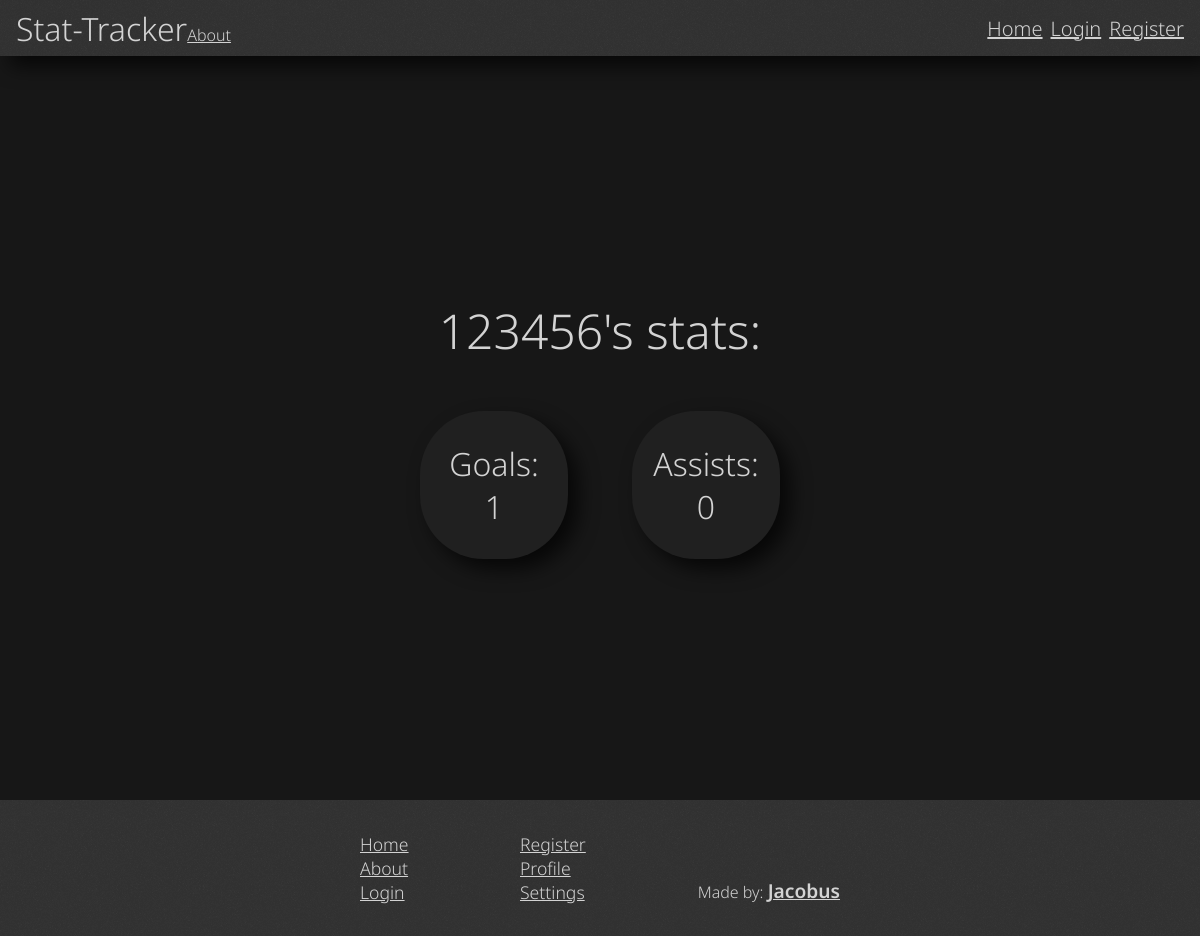
The page /pages/profile.php?user=13 on the database its author committed.
### tables this page shows
CREATE TABLE `users` (
  `id` int(11) NOT NULL,
  `name` varchar(40) NOT NULL,
  `email` varchar(255) NOT NULL,
  `password` varchar(255) NOT NULL,
  `goals` int(32) NOT NULL DEFAULT 0,
  `assists` int(32) NOT NULL DEFAULT 0,
  `login_token` varchar(255) DEFAULT NULL,
  `admin` tinyint(1) NOT NULL DEFAULT 0
);

### php/user_profile.php (called while the page is built, shortened)
<?php
class Profile {
    private $conn;
    public function __construct($id) {
        $this->conn = $conn;
        try{
            $this->setUserData($id);
        }catch(Exception $e){
            return $e->getMessage();
        }
    }
    private function setUserData($id) {
        $stmt = $this->conn->prepare("SELECT * FROM users WHERE id=?");
        $result = $stmt->execute([$id]);
        $stmt->execute([$id]);
        $data = $stmt->fetchAll(PDO::FETCH_ASSOC);
        $this->name = $data[0]["name"];
        $this->goals = $data[0]["goals"];
        $this->assists = $data[0]["assists"];
    }
}
?>

### pages/profile.php (the view, shortened to what this page needs)
<?php
    require_once "../php/user_profile.php";
    $user = new User();
    if(isset($_GET["user"])){
        $profile = new Profile($_GET["user"]);
    }
?>
<!DOCTYPE html>
<html lang="en">
<head>
    <link rel="stylesheet" href="../styles/main.css">
    <link rel="stylesheet" href="../styles/stats.css">
    <link rel="stylesheet" href="../styles/profile.css">
</head>
<body>
    <?php require_once("header.php"); ?>
    <?php if(isset($profile) && !$profile){?>
        <div class="center">
            <p>User Profile Not Found</p>
            <a href="profile.php?user=<?php echo $user->id ?>" class="button">Click here to get back to your profile</a>
        </div>
    <?php }else{ ?>
        <div class="center">
            <p><?php
                if(isset($profile)){
                    print($profile->name);
                }else{
                    print($user->name);
                }
            ?>'s stats:</p>
            <div class="stat-wrapper">
                <div class="stat-card shadow">
                    <p class="stat-card-counter-text">Goals:</p>
                    <p class="stat-card-counter-number"><?php
                        if(isset($profile)){
                            print($profile->goals);
                        }else{
                            print($user->goals);
                        }
                    ?></p>
                </div>
                <div class="stat-card shadow">
                    <p class="stat-card-counter-text">Assists:</p>
                    <p class="stat-card-counter-number"><?php
                        if(isset($profile)){
                            print($profile->assists);
                        }else{
                            print($user->assists);
                        }
                    ?></p>
                </div>
            </div>
        </div>
    <?php } ?>
    <?php require_once("footer.php"); ?>
</body>
</html>

### styles/main.css (style rules this page uses)
:root { --header-color: hsl(0, 0%, 20%); --text-color: hsl(0, 0%, 83%); --background-color: hsl(0, 0%, 9%); --accent-color-1: hsl(0, 0%, 13%); --accent-color-2: hsl(0, 0%, 19%); --font: 'Noto Sans', sans-serif; }
body, html { min-height: 100vh; padding: 0; margin: 0; color: var(--text-color); background-color: var(--background-color); font-family: var(--font); font-weight: 300; display: flex; flex-direction: column; }
body { padding-top: 3.5rem; }
p, a, h1, h2, h3, h4, h5, h6, ul { padding: 0; margin: 0; text-decoration: none; color: inherit; }
* { box-sizing: border-box; }
.center { display: flex; flex-direction: column; align-items: center; justify-content: center; margin-bottom: 5rem; }
.shadow { box-shadow: 10px 10px 20px 0px rgba(0, 0, 0, 0.7); }

### styles/stats.css (style rules this page uses)
.stat-wrapper { width: 40%; height: fit-content; display: grid; grid-template-columns: repeat(2, 1fr); grid-template-rows: repeat(2, fit-content()); column-gap: 4rem; }
.stat-card { width: 100%; aspect-ratio: 1/1; background-color: var(--accent-color-1); border-radius: 4em; font-size: 1rem; display: grid; grid-template-rows: 1fr 1fr; }
.stat-card-counter-text, .stat-card-counter-number { justify-self: center; font-size: 3em; }
.stat-card-counter-text { align-self: flex-end; }
.stat-card-counter-number { align-self: flex-start; }

### styles/profile.css (style rules this page uses)
.center { min-height: calc(100vh - 3.5rem); padding: 0; margin: 0; }
.center > p { font-size: 3rem; margin-bottom: 3rem; }
.center > .stat-wrapper { width: 30%; }
.center > .stat-wrapper > .stat-card > p { font-size: 2rem; }

### rows shown on the page
users: name "123456", goals "1", assists "0"
